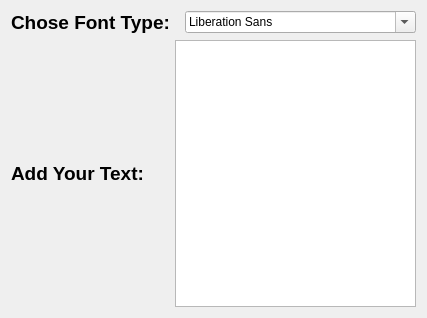
<?xml version="1.0" encoding="UTF-8"?>
<ui version="4.0">
 <class>Dialog</class>
 <widget class="QDialog" name="Dialog">
  <property name="geometry">
   <rect>
    <x>0</x>
    <y>0</y>
    <width>427</width>
    <height>318</height>
   </rect>
  </property>
  <property name="windowTitle">
   <string>Dialog</string>
  </property>
  <layout class="QVBoxLayout" name="verticalLayout">
   <item>
    <layout class="QHBoxLayout" name="horizontalLayout">
     <item>
      <widget class="QLabel" name="label">
       <property name="font">
        <font>
         <pointsize>14</pointsize>
         <bold>true</bold>
        </font>
       </property>
       <property name="text">
        <string>Chose Font Type:</string>
       </property>
      </widget>
     </item>
     <item>
      <widget class="QFontComboBox" name="fontComboBox"/>
     </item>
    </layout>
   </item>
   <item>
    <layout class="QHBoxLayout" name="horizontalLayout_2">
     <item>
      <widget class="QLabel" name="label_2">
       <property name="font">
        <font>
         <pointsize>14</pointsize>
         <bold>true</bold>
        </font>
       </property>
       <property name="text">
        <string>Add Your Text:</string>
       </property>
      </widget>
     </item>
     <item>
      <spacer name="horizontalSpacer">
       <property name="orientation">
        <enum>Qt::Horizontal</enum>
       </property>
       <property name="sizeHint" stdset="0">
        <size>
         <width>40</width>
         <height>20</height>
        </size>
       </property>
      </spacer>
     </item>
     <item>
      <widget class="QPlainTextEdit" name="plainTextEdit"/>
     </item>
    </layout>
   </item>
  </layout>
 </widget>
 <resources/>
 <connections/>
</ui>
